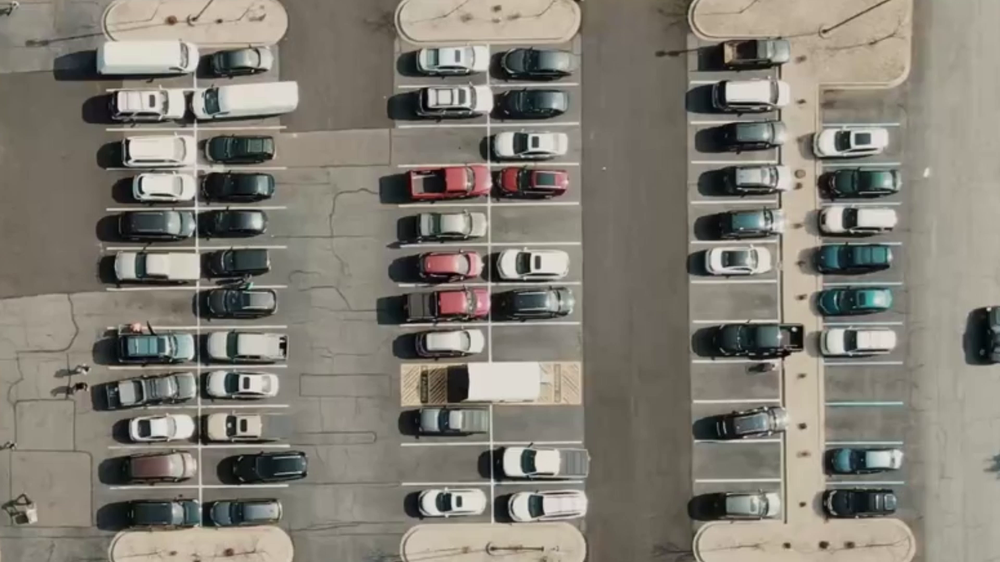
#> input picture data/cropped_frame_0.png, 1000 x 562 px, shrunk from 1920 x 1080 before the run
$ python evaluate_curves.py
#> lines starting #> are read from the running program, lines starting #| are printed output that depends on the picture
### occupancy_check.py
"""
occupancy_check.py - per-slot occupancy from the slot quads in data/roi_registry.json.

Why not paint visibility: stall paint stays visible between parked cars, so an occupied slot
looks the same as an empty one along its border. Instead, look INSIDE the slot:
  * how much of it differs from bare asphalt (Lab distance to the lot's asphalt colour)
  * how much edge texture it contains (empty asphalt is smooth, cars are not)
"""
import json
import os

import cv2
import numpy as np


def asphalt_reference(img):
    """Median Lab colour of the open drive aisles (no stalls there). Edit the strips if your crop differs."""
    h, w = img.shape[:2]
    lab = cv2.cvtColor(img, cv2.COLOR_BGR2LAB).astype(np.float32)
    strips = np.zeros((h, w), np.uint8)
    for x0, x1 in ((0.30, 0.385), (0.59, 0.67)):           # aisles between the stall blocks
        strips[int(0.11 * h):int(0.93 * h), int(x0 * w):int(x1 * w)] = 1
    return lab, np.median(lab[strips > 0], axis=0)


def slot_features(img, quad_norm, lab, ref, edges, gray):
    h, w = img.shape[:2]
    p = (np.array(quad_norm) * [w, h]).astype(np.float32)
    c = p.mean(0)
    q = p.copy()
    q[:, 0] = c[0] + (p[:, 0] - c[0]) * 0.70               # shrink 15% per side: ignore paint and neighbours
    q[:, 1] = c[1] + (p[:, 1] - c[1]) * 0.76
    m = np.zeros((h, w), np.uint8)
    cv2.fillPoly(m, [q.astype(np.int32)], 1)
    dE = np.linalg.norm(lab[m > 0] - ref, axis=1)
    return float((dE > 28).mean()), float((edges[m > 0] > 0).mean())


def classify(fg_frac, edge_density):
    return fg_frac > 0.50 or edge_density > 0.028          # True = occupied


# [20 lines left out: function run, not called in this run]


# [3 lines that do not run on import are left out]

### evaluate_curves.py
import json
import os
import cv2
import numpy as np
import matplotlib.pyplot as plt
import occupancy_check

def generate_publication_curves():
    img_path = "data/cropped_frame_0.png" if os.path.exists("data/cropped_frame_0.png") else "data/frame_0.png"
    reg_path = "data/roi_registry.json"
    gt_path = "data/ground_truth.json"

    if not os.path.exists(gt_path):
        import create_gt

    img = cv2.imread(img_path)
#> img is the input picture: shape (562, 1000, 3); mean B, G, R 115.3, 125.2, 129.5
    with open(reg_path, "r") as f:
#> (reads data/roi_registry.json from the repository)
        registry = json.load(f)
    with open(gt_path, "r") as f:
#> (reads data/ground_truth.json from the repository)
        ground_truth = json.load(f)

    lab, ref = occupancy_check.asphalt_reference(img)
#> in asphalt_reference, `lab = cv2.cvtColor(img, cv2.COLOR_BGR2LAB).astype(np.float32)`:
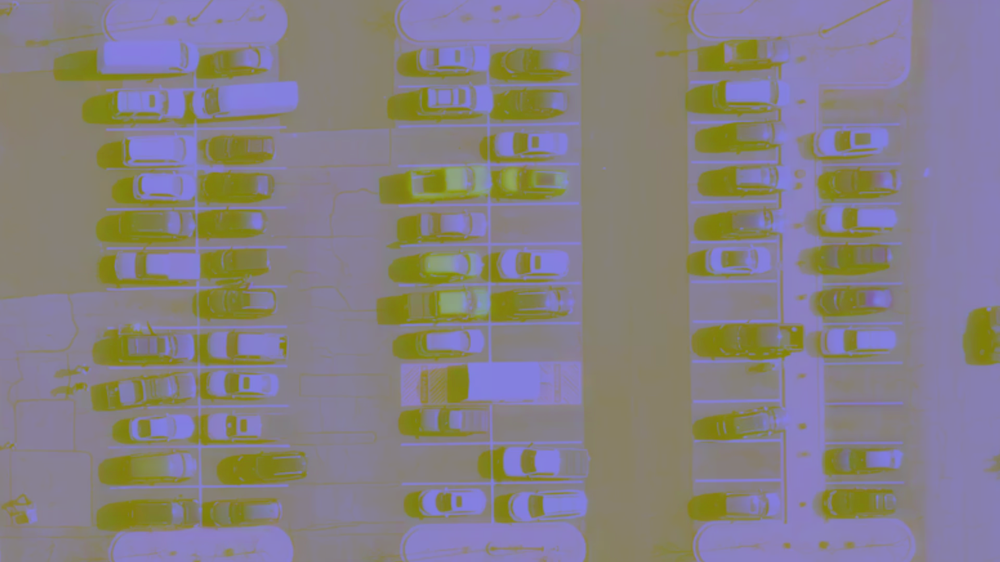
#> lab: shape (562, 1000, 3) float32; mean B, G, R 132.4, 127.9, 134.1
#> ref = [118, 128, 134]
    gray = cv2.cvtColor(img, cv2.COLOR_BGR2GRAY)
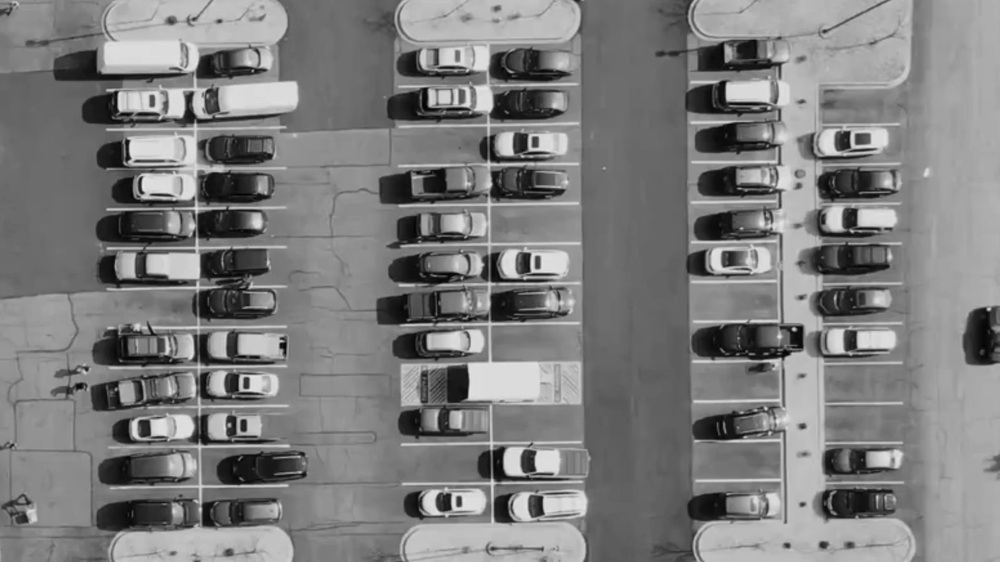
#> gray: shape (562, 1000); min 1, max 232, mean 125.3
    edges = cv2.Canny(cv2.GaussianBlur(gray, (5, 5), 0), 40, 120)
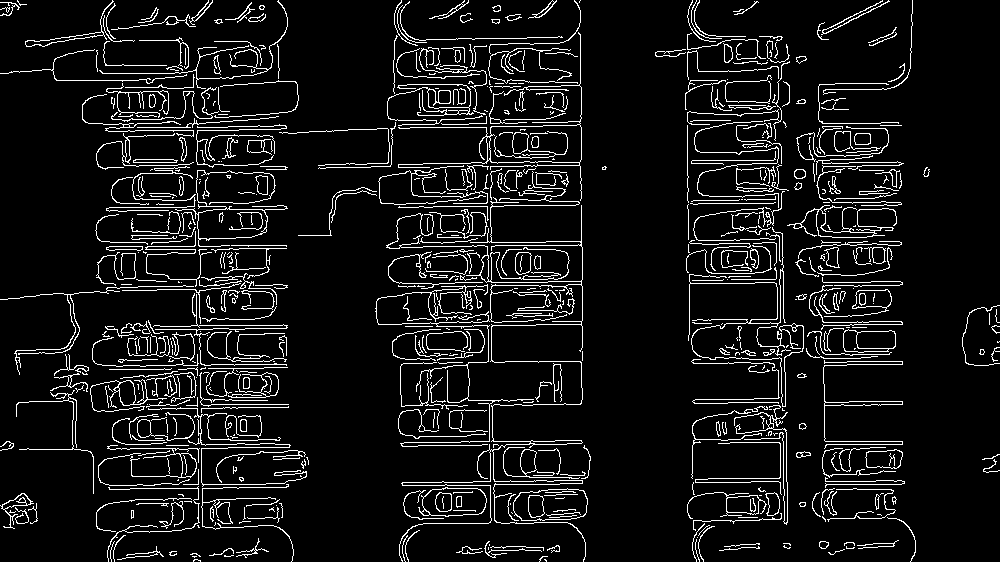
#> edges: shape (562, 1000); 8.2% white in thin lines or dots

    # Collect ground truth vector and raw continuous features
    y_true = []
    raw_fg_frac = []
    raw_edge_density = []

    for sid, info in registry.items():
        if sid in ground_truth:
            y_true.append(ground_truth[sid])
            fg_frac, edge_density = occupancy_check.slot_features(
                img, info["polygon_norm"], lab, ref, edges, gray
            )
            raw_fg_frac.append(fg_frac)
            raw_edge_density.append(edge_density)
#> this loop made 71 passes
#> (fg_frac, edge_density) on passes 1 to 12: (0.76, 0.124), (0.811, 0.185), (0.912, 0.141), (0.91, 0.155), (0.841, 0.163), (0.924, 0.0952), (0.154, 0.00717), (0.674, 0.199), (0.56, 0.193), (0.739, 0.147), (0.768, 0.13), (0.685, 0.103)
#> after the loop, raw_edge_density = 71 values, max 0.236 at index 25, min 0 at index 26, mean 0.121; raw_fg_frac = 71 values, max 1 at index 44, min 0 at index 45, mean 0.661; y_true = 71 values, max 1 at index 0, min 0 at index 6, mean 0.831

    y_true = np.array(y_true)
    raw_fg_frac = np.array(raw_fg_frac)
    raw_edge_density = np.array(raw_edge_density)

    # Parameter sweep across 6 threshold sensitivity profiles (diff=20 to diff=45)
    diff_thresholds = [20, 25, 30, 35, 40, 45]
    colors = ['#1f77b4', '#ff7f0e', '#2ca02c', '#d62728', '#9467bd', '#8c564b']

    fig, (ax_roc, ax_pr) = plt.subplots(2, 1, figsize=(7, 10))

    for idx, diff_val in enumerate(diff_thresholds):
        # Calculate continuous decision probability map scaled by sensitivity parameter
        scores = np.clip((raw_fg_frac * (diff_val / 25.0)) + (raw_edge_density * 8.0), 0.0, 1.0)

        # Sweep 100 internal decision thresholds for curve smoothing
        sweep_th = np.linspace(0.0, 1.0, 100)
        tprs, fprs, precisions, recalls = [], [], [], []

        for th in sweep_th:
            preds = (scores >= th).astype(int)
            tp = np.sum((y_true == 1) & (preds == 1))
            fp = np.sum((y_true == 0) & (preds == 1))
            fn = np.sum((y_true == 1) & (preds == 0))
            tn = np.sum((y_true == 0) & (preds == 0))

            tpr = tp / (tp + fn) if (tp + fn) > 0 else 0.0
            fpr = fp / (fp + tn) if (fp + tn) > 0 else 0.0
            prec = tp / (tp + fp) if (tp + fp) > 0 else 1.0
            rec = tpr

            tprs.append(tpr)
            fprs.append(fpr)
            precisions.append(prec)
            recalls.append(rec)

        tprs, fprs = np.array(tprs), np.array(fprs)
        precisions, recalls = np.array(precisions), np.array(recalls)

        # Calculate AUC area
        roc_auc = np.abs(np.trapz(tprs, fprs))
        pr_auc = np.abs(np.trapz(precisions, recalls))

        # Plot ROC curve
        ax_roc.plot(fprs, tprs, '--o', color=colors[idx], markersize=3, lw=1.5,
                    label=f'{idx}: diff={diff_val} AUC={roc_auc:.3f}')

        # Plot PR curve
        ax_pr.plot(recalls, precisions, '--o', color=colors[idx], markersize=3, lw=1.5,
                   label=f'{idx}: diff={diff_val} AP={pr_auc:.3f}')

    # ROC Formatting
    ax_roc.plot([0, 1], [0, 1], 'k--', alpha=0.3)
    ax_roc.set_title("ROC Curve", fontweight='bold', fontsize=12)
    ax_roc.set_xlabel("False positive rate (1 - Specificity)", fontsize=10)
    ax_roc.set_ylabel("True positive rate (Recall)", fontsize=10)
    ax_roc.legend(loc="lower right", fontsize=9)
    ax_roc.grid(True, linestyle=':', alpha=0.6)

    # PR Formatting
    ax_pr.set_title("PR Curve", fontweight='bold', fontsize=12)
    ax_pr.set_xlabel("True positive rate (Recall)", fontsize=10)
    ax_pr.set_ylabel("Precision", fontsize=10)
    ax_pr.legend(loc="lower left", fontsize=9)
    ax_pr.grid(True, linestyle=':', alpha=0.6)

    plt.tight_layout()
    os.makedirs("data", exist_ok=True)
    plt.savefig("data/research_publication_curves.png", dpi=300)
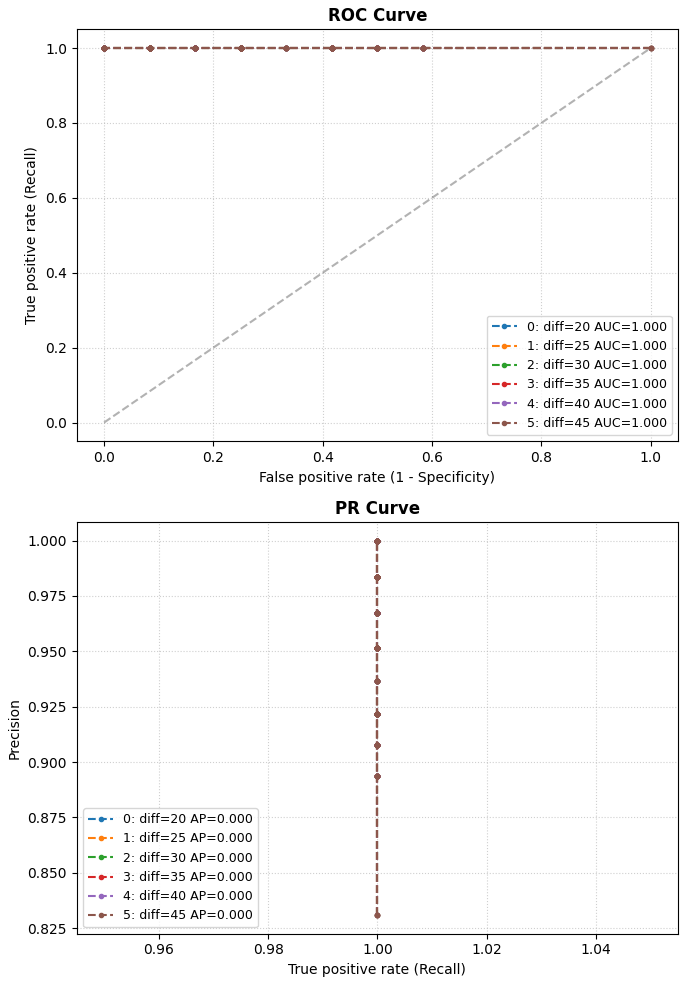
#> figure drawn by matplotlib, 2 panels
    print("Saved publication curves to data/research_publication_curves.png!")

if __name__ == "__main__":
    generate_publication_curves()
